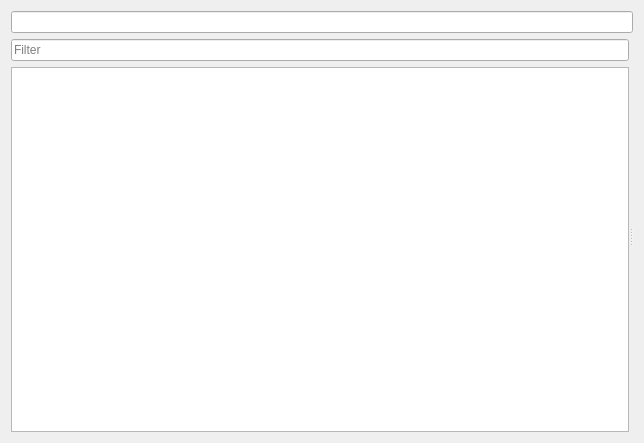
<?xml version="1.0" encoding="UTF-8"?>
<ui version="4.0">
 <class>ParametryzationProfileViewer</class>
 <widget class="QWidget" name="ParametryzationProfileViewer">
  <property name="geometry">
   <rect>
    <x>0</x>
    <y>0</y>
    <width>644</width>
    <height>443</height>
   </rect>
  </property>
  <property name="windowTitle">
   <string>Form</string>
  </property>
  <layout class="QVBoxLayout" name="verticalLayout_2">
   <item>
    <widget class="QLineEdit" name="lineEdit">
     <property name="maxLength">
      <number>9999</number>
     </property>
     <property name="readOnly">
      <bool>true</bool>
     </property>
     <property name="clearButtonEnabled">
      <bool>true</bool>
     </property>
    </widget>
   </item>
   <item>
    <widget class="QSplitter" name="splitter">
     <property name="sizePolicy">
      <sizepolicy hsizetype="Expanding" vsizetype="Expanding">
       <horstretch>0</horstretch>
       <verstretch>0</verstretch>
      </sizepolicy>
     </property>
     <property name="orientation">
      <enum>Qt::Horizontal</enum>
     </property>
     <property name="childrenCollapsible">
      <bool>false</bool>
     </property>
     <widget class="QWidget" name="widget" native="true">
      <property name="sizePolicy">
       <sizepolicy hsizetype="Minimum" vsizetype="Expanding">
        <horstretch>0</horstretch>
        <verstretch>0</verstretch>
       </sizepolicy>
      </property>
      <layout class="QVBoxLayout" name="verticalLayout">
       <item>
        <widget class="QLineEdit" name="leFilter">
         <property name="placeholderText">
          <string>Filter</string>
         </property>
         <property name="clearButtonEnabled">
          <bool>true</bool>
         </property>
        </widget>
       </item>
       <item>
        <widget class="QListView" name="lvOptions">
         <property name="editTriggers">
          <set>QAbstractItemView::NoEditTriggers</set>
         </property>
         <property name="alternatingRowColors">
          <bool>true</bool>
         </property>
        </widget>
       </item>
      </layout>
     </widget>
     <widget class="QStackedWidget" name="stackedWidget">
      <property name="sizePolicy">
       <sizepolicy hsizetype="Expanding" vsizetype="Expanding">
        <horstretch>0</horstretch>
        <verstretch>0</verstretch>
       </sizepolicy>
      </property>
     </widget>
    </widget>
   </item>
  </layout>
 </widget>
 <resources/>
 <connections/>
</ui>
